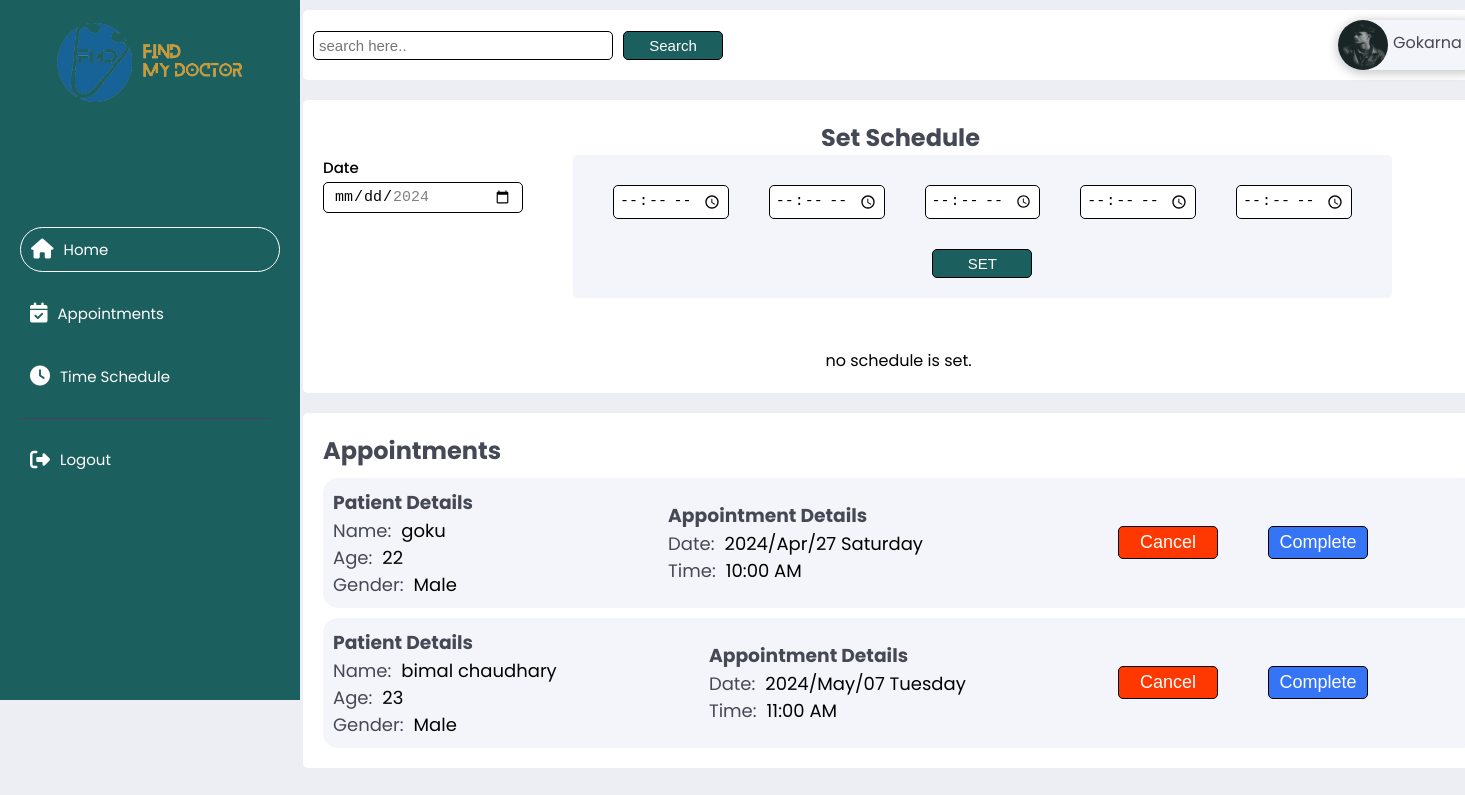
/doctor_dashboard.php (signed in), run on the app's committed database.
### tables this page shows
CREATE TABLE `doctor` (
  `doctor_image` varchar(255) NOT NULL,
  `did` int(11) NOT NULL,
  `nmc` varchar(255) NOT NULL,
  `doctor_name` varchar(255) NOT NULL,
  `doctor_email` varchar(255) NOT NULL,
  `doctor_password` varchar(255) NOT NULL,
  `speciality` varchar(255) NOT NULL,
  `degree` varchar(255) NOT NULL,
  `clinic` varchar(255) NOT NULL,
  `clinic_address` varchar(255) NOT NULL,
  `status` varchar(255) NOT NULL DEFAULT 'pending'
);

CREATE TABLE `appointment` (
  `id` int(11) NOT NULL,
  `doctor_id` int(11) NOT NULL,
  `user_id` int(11) NOT NULL,
  `date` varchar(255) NOT NULL,
  `time` varchar(255) NOT NULL,
  `patient_name` varchar(255) NOT NULL,
  `patient_age` int(255) NOT NULL,
  `patient_gender` varchar(255) NOT NULL,
  `status` varchar(255) NOT NULL DEFAULT 'booked'
);

### doctor_dashboard.php (the view, shortened to what this page needs)
<?php
include ("connection.php");
if (isset($_SESSION['doctor_id'])) {
    $doctor_id = $_SESSION['doctor_id'];
    $query = "SELECT * FROM doctor WHERE did = $doctor_id";
    $result = mysqli_query($conn, $query);
    if ($result && mysqli_num_rows($result) > 0) {
        $doctor_data = mysqli_fetch_assoc($result);
    }
} else {
    header("location: login.php");
    exit;
}
?>
<!DOCTYPE html>
<html lang="en">
<head>
    <link rel="stylesheet" href="css/doctors.css" />
    <link rel="stylesheet" href="https://cdnjs.cloudflare.com/ajax/libs/font-awesome/6.5.1/css/all.min.css" />
</head>
<body>
    <div class="sidebar ">
        <div class="logo_img">
            <img src="image/logo.png">
        </div>
        <div class="side_menu">
            <div class="menu active" id="home" onclick="homeShow()">
                <i class="fa-solid fa-house"></i>
                <p>Home</p>
            </div>
            <div class="menu" id="appointment" onclick="appointmentShow()">
                <i class="fa-solid fa-calendar-check"></i>
                <p>Appointments</p>
            </div>
            <div class="menu">
                <i class="fa-solid fa-clock"></i>
                <p>Time Schedule</p>
            </div>
            <a href="logout.php">
                <div class="menu">
                    <i class="fa-solid fa-right-from-bracket"></i>
                    <p>Logout</p>
                </div>
            </a>
        </div>
    </div>
    <div class="main_section">
        <div class="header">
            <div class="search">
                <input type="text" placeholder="search here..">
                <button>Search</button>
            </div>
            <a href="doctor_edit_profile.php? did=<?php echo $doctor_data['did'] ?>">
                <div class="profile_btn">
                    <img src="<?php echo $doctor_data['doctor_image']; ?>">
                    <div class="profile_name">
                        <?php echo $doctor_data['doctor_name'] ?>
                    </div>
                </div>
            </a>
        </div>
        <div class="schedule_appointment ">
            <div class="schedule_container">
                <h2>Set Schedule</h2>
                <form action="" method="post">
                    <div class="schedule_wrapper">
                        <div class="date">
                            <label for="date">Date</label><br>
                            <input type="date" id="futureDate" name="date" required>
                        </div>
                        <div class="time_wrapper">
                            <div class="time_container">
                                <div class="time">
                                    <input type="time" name="slot1">
                                </div>
                                <div class="time">
                                    <input type="time" name="slot2">
                                </div>
                                <div class="time">
                                    <input type="time" name="slot3">
                                </div>
                                <div class="time">
                                    <input type="time" name="slot4">
                                </div>
                                <div class="time">
                                    <input type="time" name="slot5">
                                </div>
                            </div>
                            <div class="set_btn">
                                <button type="submit" name="set_btn">SET</button>
                            </div>
                        </div>
                    </div>
                </form>
                <div class="schedule_info">
                    <table>
                        <?php
                        include ("connection.php");
                                ?>
                    </table>
                </div>
            </div>
            <div class="appointment_section">
                <h2>Appointments</h2>
                <div class="appointment_wrapper">
                    <?php
                    $doctor_id = $doctor_data['did'];
                    $appointment_query = "SELECT *
                    FROM appointment as a
                    INNER JOIN doctor as d ON a.doctor_id=d.did
                    INNER join user as u ON a.user_id=u.uid
                     WHERE doctor_id='$doctor_id' AND a.status='booked'";
                    $app_data = mysqli_query($conn, $appointment_query);
                    $total = mysqli_num_rows($app_data);
                    if ($total > 0) {
                        while ($row_appointment = mysqli_fetch_assoc($app_data)) {
                            ?>
                            <div class="details_container">
                                <div class="patient_details">
                                    <h3>Patient Details</h3>
                                    <div class="detils">
                                        <p>Name:</p>
                                        <?php echo $row_appointment['patient_name'] ?>
                                    </div>
                                    <div class="detils">
                                        <p>Age:</p>
                                        <?php echo $row_appointment['patient_age'] ?>
                                    </div>
                                    <div class="detils">
                                        <p>Gender:</p>
                                        <?php echo $row_appointment['patient_gender'] ?>
                                    </div>
                                </div>
                                <div class="appointment_details">
                                    <h3>Appointment Details</h3>
                                    <div class="detils">
                                        <p>Date:</p>
                                        <?php echo $row_appointment['date'] ?>
                                    </div>
                                    <div class="detils">
                                        <p>Time:</p>
                                        <?php echo $row_appointment['time'] ?>
                                    </div>
                                </div>
                                <div class="cancel_complete">
                                    <div class="cancel_btn">
                                        <form action="" method="post">
                                            <button type="submit" name="cancel_appointment"
                                                onclick="return confirmCancel();">Cancel</button>
                                        </form>
                                    </div>
                                    <div class="complete_btn">
                                        <form action="" method="post">
                                            <button type="submit" name="complete_btn">Complete</button>
                                        </form>
                                    </div>
                                </div>
                            </div>
                            <?php
                        }
                    } else {
                        echo "no appointment is booked.";
                    }
                    ?>
                </div>
            </div>
        </div>
    </div>
</body>
</html>

### css/doctors.css (style rules this page uses)
:root { --primaryColor: #1c5f5f; --secondaryColor: #d6e7d5; --bodyColor: #edeef3; --lightGreyColor: #f4f5fa; --whiteColor: #ffffff; --blackColor: #222; --lightBlackColor: #454955; --darkPurpleColor: #2c2f4e; --redColor: rgb(255, 55, 0); --greenColor: rgb(89, 183, 110); --lightBlue: rgb(52, 116, 245); }
* { padding: 0; margin: 0; box-sizing: border-box; }
body { font-family: poppins; background-color: var(--bodyColor); }
.sidebar { background-color: var(--primaryColor); display: flex; flex-direction: column; width: 300px; height: 700px; position: fixed; padding: 20px; }
.logo_img { display: flex; justify-content: center; }
.logo_img img { width: 200px; }
.side_menu { margin-top: 100px; }
.menu { background-color: transparent; display: flex; margin-top: 20px; padding: 10px; align-items: center; color: var(--whiteColor); font-size: 20px; }
.active { border-radius: 100px; border: 1px solid var(--whiteColor); }
.menu p { font-size: 15px; margin-left: 10px; }
a { text-decoration: none; }
.main_section { background-color: var(--greenColor); background-color: transparent; width: 1215px; height: 100%; margin-left: 20%; padding: 10px; }
.header { background-color: var(--whiteColor); display: flex; justify-content: space-between; padding: 10px; border-radius: 5px; }
.search { display: flex; align-items: center; justify-content: space-between; width: 410px; }
.search input, button { font-size: 15px; border: 1px solid black; border-radius: 5px; padding: 5px; width: 300px; color: var(--whiteColor); }
.search button { width: 100px; background-color: var(--primaryColor); }
.profile_btn { background-color: var(--lightGreyColor); display: flex; border-radius: 100px; align-items: center; box-shadow: rgba(1, 1, 1, 0.2) 0px 2px 10px 2px; }
.profile_btn img { width: 50px; height: 50px; border-radius: 100px; }
.profile_name { width: 100%; max-width: 100px; height: 30px; padding: 0 5px; overflow: hidden; display: flex; flex-wrap: nowrap; color: var(--lightBlackColor); }
.schedule_container { background-color: var(--whiteColor); padding: 20px; border-radius: 5px; margin-top: 20px; }
.schedule_container h2 { display: flex; justify-content: center; color: var(--lightBlackColor); }
.schedule_wrapper { display: flex; }
.date label { font-size: 15px; font-weight: 500; }
.date input { width: 200px; font-size: 15px; border: 1px solid black; border-radius: 5px; padding: 5px 10px; margin-top: 2px; }
.time_wrapper { background-color: var(--lightGreyColor); padding: 20px; margin-left: 50px; border-radius: 5px; }
.time_container { display: flex; align-items: center; }
.time { margin: 10px 20px; }
.time input { font-size: 15px; padding: 5px; border: 1px solid black; border-radius: 5px; }
.set_btn { display: flex; justify-content: center; margin-top: 20px; }
.set_btn button { width: 100px; background-color: var(--primaryColor); color: var(--whiteColor); border: 1px solid black; }
.schedule_info { margin-top: 50px; display: flex; justify-content: center; }
.appointment_section { background-color: white; margin-top: 20px; padding: 20px; border-radius: 5px; }
.appointment_section h2 { color: var(--lightBlackColor); }
.appointment_wrapper { height: 100%; }
.details_container { background-color: var(--lightGreyColor); display: flex; justify-content: space-between; margin-top: 10px; border-radius: 15px; padding: 10px; align-items: center; }
.cancel_complete { display: flex; margin-right: 100px; width: 250px; justify-content: space-between; }
.cancel_btn button { width: 100px; font-size: 18px; background-color: var(--redColor); }
.complete_btn button { font-size: 18px; width: 100px; background-color: var(--lightBlue); }
h3 { color: var(--lightBlackColor); }
.detils { display: flex; font-size: 18px; color: black; }
.detils p { color: var(--lightBlackColor); margin-right: 10px; }

### data on the page
doctor: doctor_image (picture), doctor_name "Gokarna…"
appointment: patient_name "goku", patient_age "22", patient_gender "Male", date "2024/Apr/27 Saturday", time "10:00 AM"
appointment: patient_name "bimal chaudhary", patient_age "23", patient_gender "Male", date "2024/May/07 Tuesday", time "11:00 AM"
